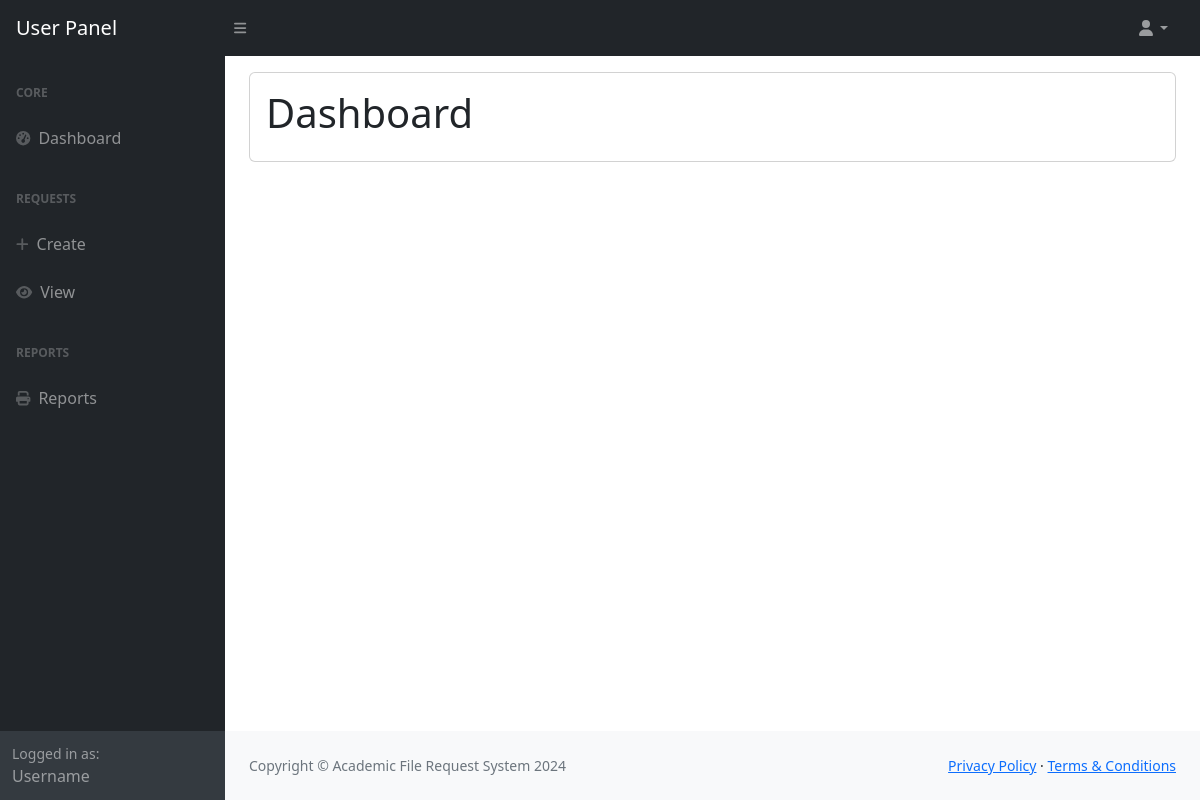
The app's page /user/dashboard/ (signed in), older data.
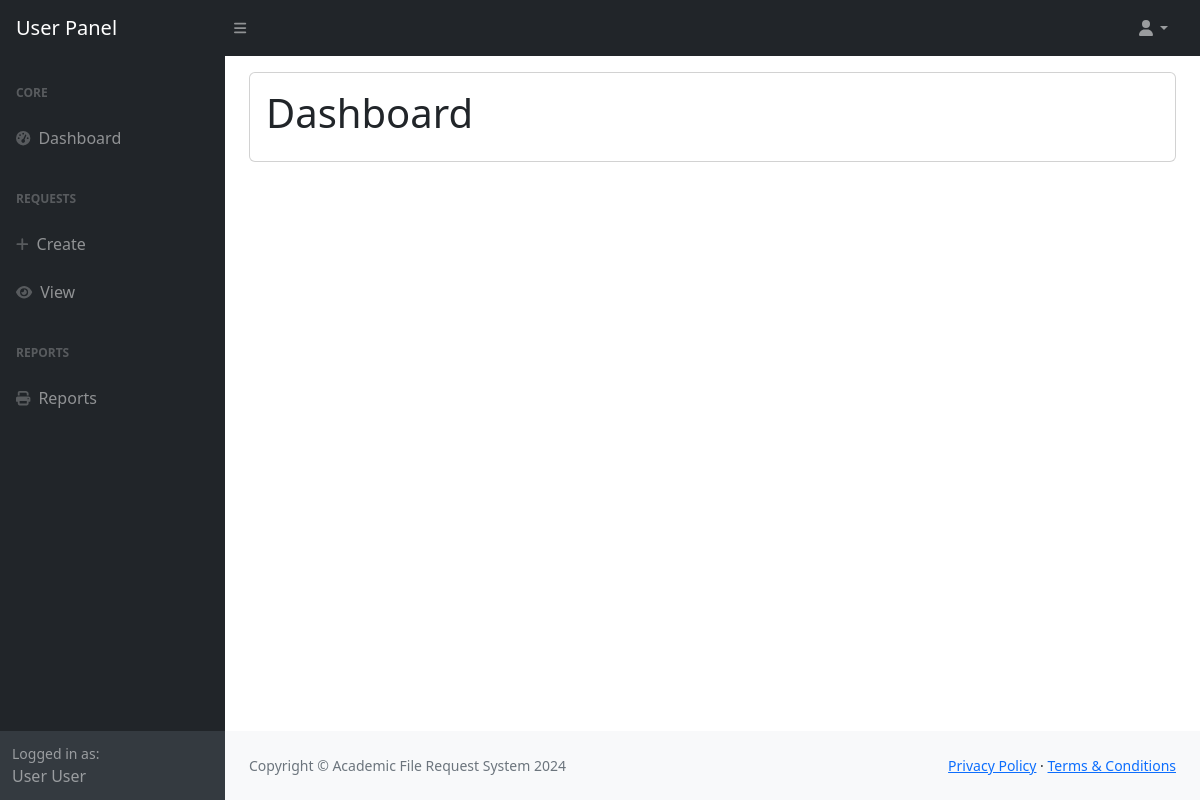
The same page, newer data.
### onlinerequest/models.py (models this page shows, shortened)
class Record(models.Model):
    user_number = models.CharField(max_length=10)
    first_name = models.CharField(max_length=64)
    last_name = models.CharField(max_length=64)
    course_code = models.CharField(max_length=5)
    middle_name = models.CharField(max_length=64, default='De Guz Man')
    contact_no = models.IntegerField(default='09667614313')
    entry_year_from = models.IntegerField()
    entry_year_to = models.IntegerField()

### onlinerequest/views/views.py (the view)
# urls.py: path('user/dashboard/', views.user_dashboard, name='user_dashboard'),
def user_dashboard(request):
    return render (request, "user/dashboard.html")

### onlinerequest/context_processors.py (called while the page is built)
def user_record(request):
    if request.user.is_authenticated:
        try:
            user_record = Record.objects.get(user_number=request.user.student_number)
            return {'user_record': user_record}
        except Record.DoesNotExist:
            return {}
    return {}

def request_forms(request):
    request_forms = Request.objects.all()
    return {'request_forms': request_forms}

### onlinerequest/templates/user/dashboard.html (shortened to what this page needs)
{% load static %}
<!DOCTYPE html>
<html lang="en">
    <head>
        {% include 'header.html' %}
    </head>
    <body class="sb-nav-fixed">
        {% include 'user/user-topnav.html' %}
        <div id="layoutSidenav">
            {% include 'user/user-sidenav.html' %}
            <div id="layoutSidenav_content">
                <main>
                    <div class="container-fluid px-4">
                        <div class="card my-3">
                            <div class="card-body">
                                <h1>Dashboard</h1>
                            </div>
                        </div>
                    </div>
                </main>
                <footer class="py-4 bg-light mt-auto">
                    <div class="container-fluid px-4">
                        <div class="d-flex align-items-center justify-content-between small">
                            <div class="text-muted">Copyright &copy; Academic File Request System 2024</div>
                            <div>
                                <a href="#">Privacy Policy</a>
                                &middot;
                                <a href="#">Terms &amp; Conditions</a>
                            </div>
                        </div>
                    </div>
                </footer>
            </div>
        </div>
    </body>
</html>

### onlinerequest/templates/user/user-sidenav.html (shortened to what this page needs)
<div id="layoutSidenav_nav">
    <nav class="sb-sidenav accordion sb-sidenav-dark" id="sidenavAccordion">
        <div class="sb-sidenav-menu">
            <div class="nav">
                <div class="sb-sidenav-menu-heading">Core</div>
                <a class="nav-link" href="/user/dashboard/">
                    <div class="sb-nav-link-icon"><i class="fas fa-tachometer-alt"></i></div>
                    Dashboard
                </a>
                <div class="sb-sidenav-menu-heading">Requests</div>
                <a class="nav-link" href="/request/">
                    <div class="sb-nav-link-icon"><i class="fas fa-plus"></i></div>
                    Create
                </a>
                <a class="nav-link" href="/request/user/">
                    <div class="sb-nav-link-icon"><i class="fas fa-eye"></i></div>
                    View
                </a>
                <div class="sb-sidenav-menu-heading">Reports</div>
                <a class="nav-link" href="/user/reports/">
                    <div class="sb-nav-link-icon"><i class="fas fa-print"></i></div>
                    Reports
                </a>
            </div>
        </div>
        <div class="sb-sidenav-footer">
            <div class="small">Logged in as:</div>
            {{ user_record.first_name|default:'Username' }} {{ user_record.last_name|default:'' }}
        </div>
    </nav>
</div>

Row changes from the older to the newer data that the page shows:
added Record: first_name "User", last_name "User"
Text that changed along with them:
{{ user_record.first_name|default:'Username' }}: "Username" → (not shown)
